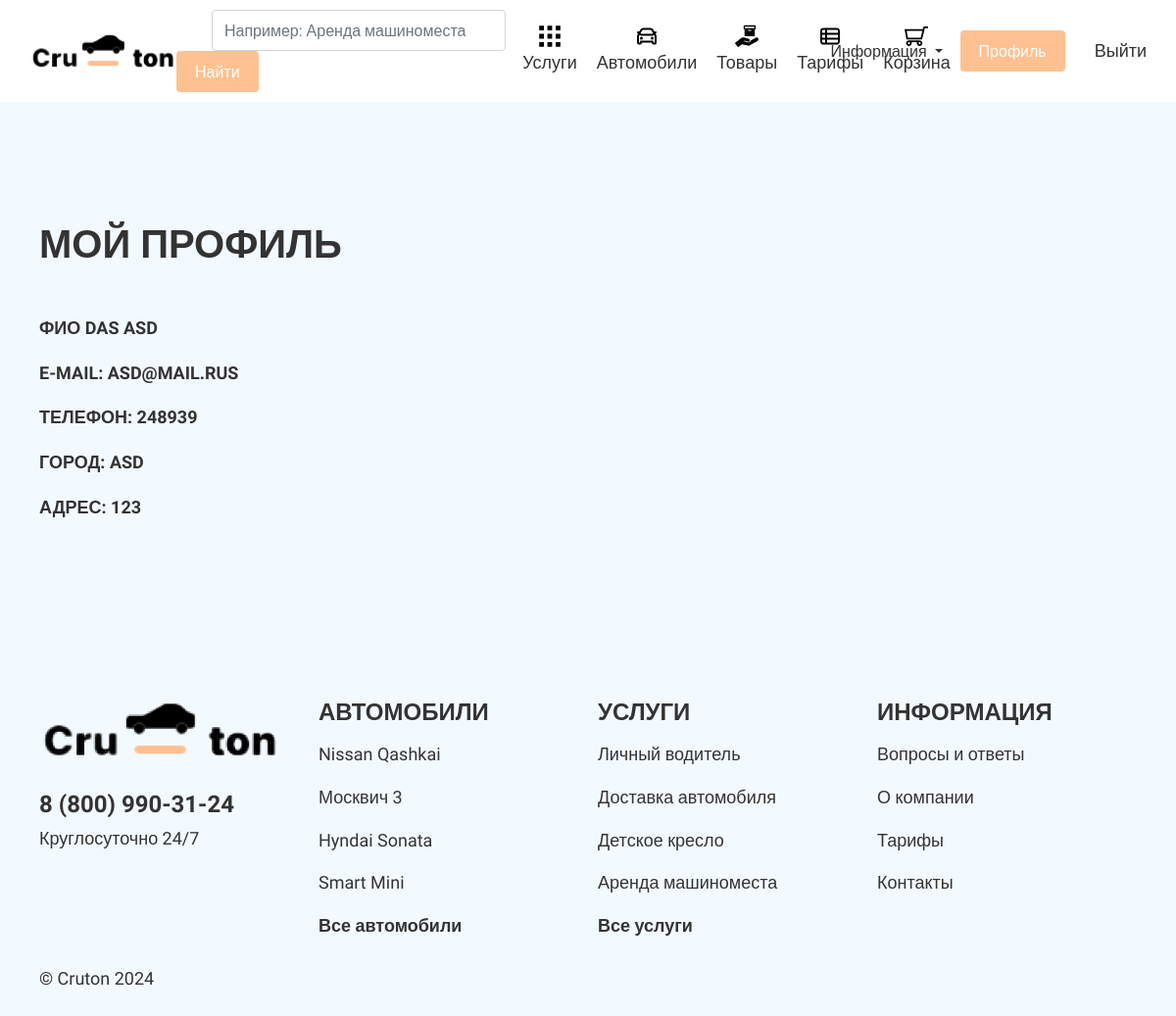
/profile.php (signed in), run on the app's committed database.
### tables this page shows
CREATE TABLE `user_info` (
  `user_id` int(10) NOT NULL,
  `first_name` varchar(100) NOT NULL,
  `last_name` varchar(100) NOT NULL,
  `email` varchar(300) NOT NULL,
  `password` varchar(300) NOT NULL,
  `mobile` varchar(10) NOT NULL,
  `address1` varchar(300) NOT NULL,
  `address2` varchar(300) NOT NULL
);

CREATE TABLE `products` (
  `product_id` int(100) NOT NULL,
  `product_cat` int(100) NOT NULL,
  `product_brand` int(100) NOT NULL,
  `product_title` varchar(255) NOT NULL,
  `product_price` int(100) NOT NULL,
  `product_desc` mediumtext NOT NULL,
  `product_image` mediumtext NOT NULL,
  `product_keywords` mediumtext NOT NULL
);

### profile.php (the view, shortened to what this page needs)
<?php
include "header.php";
?>
<section class="section">
<div class="container">
    <div class="row">
			<div class="col-12">
				<h1>Мой профиль</h1>
				<?php
												$user_id = $_SESSION["uid"];
												$result = mysqli_query($con, "SELECT * FROM user_info WHERE user_id = '$user_id'");
                        while($row=
                        mysqli_fetch_array($result))
                        {
                        ?>
                          <div class="three mt-5">ФИО <?php echo ucwords($row['first_name'].' '.$row['last_name']) ?></td>
                          <div class="three mt-3">E-mail: <?php echo $row['email'] ?></div>
													<div class="three mt-3">Телефон: <?php echo $row['mobile'] ?></div>
													<div class="three mt-3">Город: <?php echo $row['address1'] ?></div>
													<div class="three mt-3">Адрес: <?php echo $row['address2'] ?></div>
                        <?php
                        }
                        ?>
			</div>
		</div>
</div>
</section>
<?php
include "footer.php";
?>

### footer.php
<footer>
	<div class="container">
		<div class="row gy-4">
			<div class="col-lg-3">
				<a href="/cruton" class="logo">
					<img src="/cruton/images/logo.png" alt="">
				</a>
				<div class="mt-4">
					<a href="tel:88009903124" class="tel">8 (800) 990-31-24</a>
					<p>Круглосуточно 24/7</p>
				</div>
			</div>
			<div class="col-lg-3">
				<h4>Автомобили</h4>
				<nav>
					<?php
$category_query = "SELECT * FROM products WHERE product_cat = '6'";
$run_query = mysqli_query($con, $category_query);
if(mysqli_num_rows($run_query) > 0) {
    echo "<ul>";
    while($row = mysqli_fetch_array($run_query)) {
        echo "<li><a href='/cruton/product.php?p=".$row['product_id'] ."'>" . $row['product_title'] . "</a></li>";
    }
    echo "<li><a href='/cruton/store.php?filter=Автомобили' class='bold'>Все автомобили</a></li>";
    echo "</ul>";
} else {
    echo "No categories found";
}
?>
				</nav>
			</div>
			<div class="col-lg-3">
				<h4>Услуги</h4>
				<nav>
				<?php
$category_query = "SELECT * FROM products WHERE product_cat = '7'";
$run_query = mysqli_query($con, $category_query);
if(mysqli_num_rows($run_query) > 0) {
    echo "<ul>";
    while($row = mysqli_fetch_array($run_query)) {
        echo "<li><a href='/cruton/product.php?p=".$row['product_id'] ."'>" . $row['product_title'] . "</a></li>";
    }
    echo "<li><a href='/cruton/store.php?filter=Услуги' class='bold'>Все услуги</a></li>";
    echo "</ul>";
} else {
    echo "No categories found";
}
?>
				</nav>
			</div>
			<div class="col-lg-3">
				<h4>Информация</h4>
				<nav>
					<ul>
						<li><a href="/cruton/information/faq.php">Вопросы и ответы</a></li>
						<li><a  href="/cruton/information/about.php">О компании</a></li>
						<li><a href="/cruton/information/tariffs.php">Тарифы</a></li>
						<li><a href="/cruton/information/contacts.php">Контакты</a></li>
					</ul>
				</nav>
			</div>
			<div class="col-12">
				<p class="mb-0">© Cruton 2024</p>
			</div>
		</div>
	</div>
</footer>

### css/main.css (style rules this page uses)
:root { --accent: #FFC191; --text: #333; --blue: #F3FAFF; --gray: #F8F8F8; --regular-text: 18px; --lineheight: 1.65; --userfont: roboto-st, sans-serif; --systemfont: -apple-system, BlinkMacSystemFont, Arial, sans-serif; --transition: 0.2s ease all; }
.container, .container-fluid, .container-lg, .container-md, .container-sm, .container-xl, .container-xxl { --bs-gutter-x: .625rem; }
.row, .row > * { --bs-gutter-x: 1.25rem; }
::placeholder { color: #666; }
.bold { font-weight: 600; }
body { font-family: var(--userfont); font-size: var(--regular-text); line-height: var(--lineheight); color: var(--text); min-width: 320px; position: relative; overflow-x: hidden; background: var(--blue); }
h1,h2,h3,h4,h5,.one,.two,.three,.four,.five { font-weight: 600; text-transform: uppercase; }
section { padding-top: 120px; overflow: hidden; position: relative; }
footer { padding: 60px 0; margin-top: 120px; }
footer .tel { font-size: 24px; text-decoration: none; font-weight: 600; color: var(--text); }
footer nav ul { list-style: none; padding-left: 0; margin-bottom: 0; }
footer nav ul li a { color: var(--text); text-decoration: none; }
footer nav ul li { margin-top: 14px; }

### data on the page
user_info: first_name+last_name "DAS ASD", email "ASD@MAIL.RUS", mobile "248939", address1 "ASD", address2 "123"
products: product_title "Nissan Qashkai"
products: product_title "Москвич 3"
products: product_title "Hyndai Sonata"
products: product_title "Smart Mini"
products: product_title "Личный водитель"
products: product_title "Доставка автомобиля"
products: product_title "Детское кресло"
products: product_title "Аренда машиноместа"
